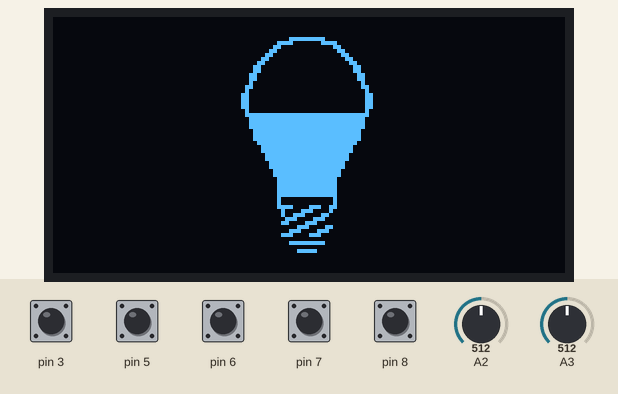
This sketch was run on a simulated Arduino Uno, built with avr-gcc and run on an emulated ATmega328P. On the bench: 128×64 one-colour display. Inputs (shaded band) come from the test bench; at power-on: pin 3, pin 5–8 HIGH, A2 = 512, A3 = 512.

Above: at 3.2 s.
3.3 s: A2 set to 810
At 4.4 s:
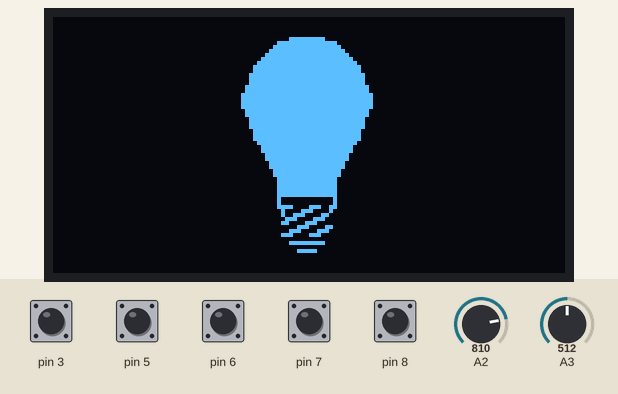
5.0 s: A2 set to 390
At 6.1 s:
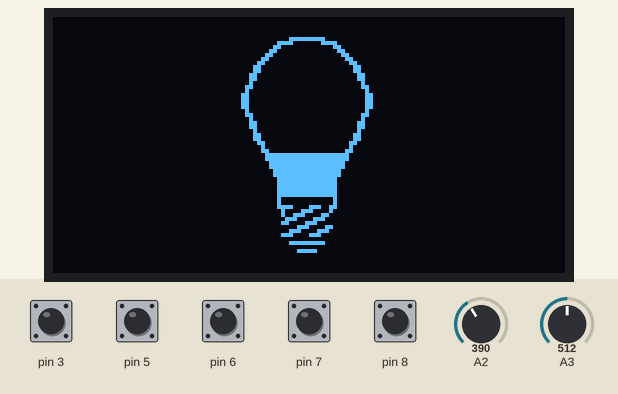
6.6 s: A2 set to 190
At 7.7 s:
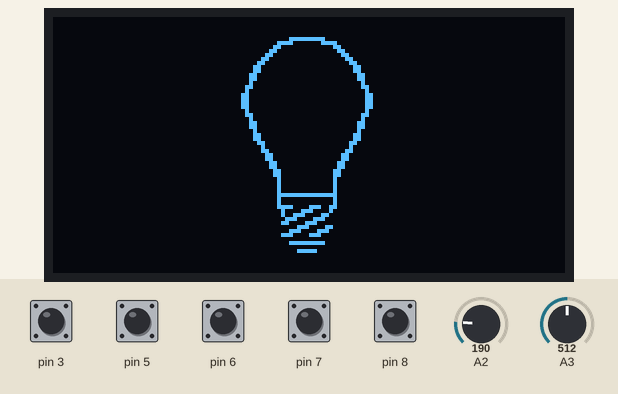
8.2 s: A2 set to 210
At 9.0 s:
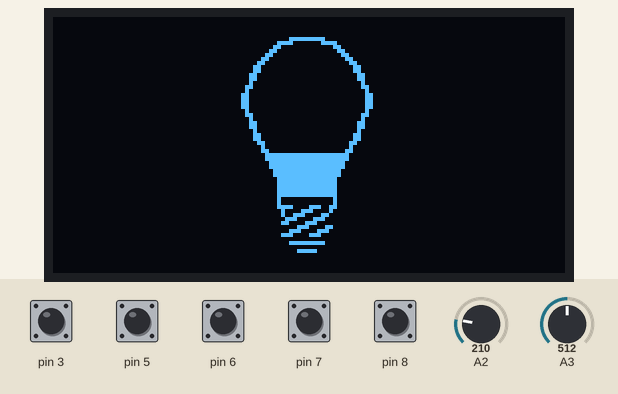
9.7 s: A2 set to 122
At 10.5 s:
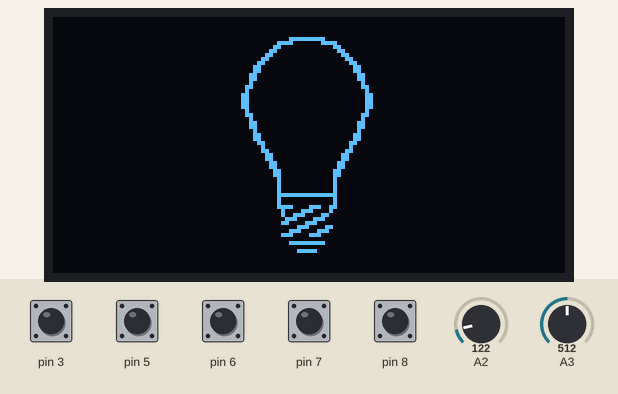
Timing chart, 0 to 12.3 s (numbered marks = the images above; inputs shaded):
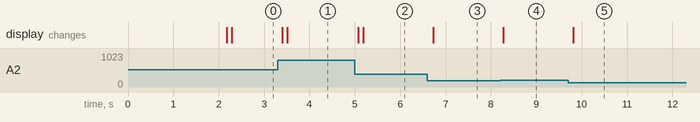

Measured:
- after the input at 3.3 s, the display: first changes after 0.10 s (image 1 shows a later state)
- after the input at 5.0 s, the display: first changes after 0.08 s (image 2 shows a later state)
- after the input at 6.6 s, the display: changes after 0.13 s (image 3)
- after the input at 8.2 s, the display: changes after 0.07 s (image 4)
- after the input at 9.7 s, the display: changes after 0.11 s (image 5)

The sketch:

light_meter.ino
```cpp
#include <Adafruit_SH1106.h>

Adafruit_SH1106 display(4);

#include "config.h"
#include "display.h"
#include "buttons.h"

struct Object
{
    uint8_t x, y;
    uint8_t w, h;
    Object(uint8_t x, uint8_t y, uint8_t w, uint8_t h) : x(x), y(y), w(w), h(h) {}
};

Object light((display.width() - 33) / 2, (display.height() - 54) / 2, 33, 54);

int16_t value = 0;

void Draw()
{
    switch (game_state)
    {
    case STATE_PLAY:
        if (value < 200)
            display.drawBitmap(light.x, light.y, light_1_pic, light.w, light.h, 1);
        else if (value < 400)
            display.drawBitmap(light.x, light.y, light_2_pic, light.w, light.h, 1);
        else if (value < 600)
            display.drawBitmap(light.x, light.y, light_3_pic, light.w, light.h, 1);
        else if (value < 800)
            display.drawBitmap(light.x, light.y, light_4_pic, light.w, light.h, 1);
        else
            display.drawBitmap(light.x, light.y, light_5_pic, light.w, light.h, 1);
        break;
    }
}

void GameStep()
{
    switch (game_state)
    {
    case STATE_PLAY:
        if (game_state == STATE_PLAY)
            value = GetVoltage();
        break;
    }
}

void StartNewGame()
{
    game_state = STATE_PLAY;
    value = 0;
}

int GetVoltage()
{
    long average = 0;
    for (int i = 0; i < 16; i++)
    {
        average += analogRead(A2);
        delay(5);
    }
    average >>= 4;
    return (int)average;
}

void setup()
{
    DisplaySetup();
    ButtonsSetup();
    DrawLogo(F(""), 2000);
    StartNewGame();
    analogReference(DEFAULT);
}

void loop()
{
    ControlStep();
    GameStep();
    Draw();
    display.display();
    display.clearDisplay();
}
```

Source omitted: config.h (data table, 9388 bytes)
